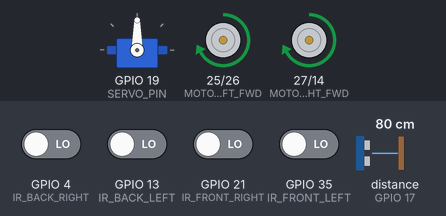
A sketch run on a simulated ESP32. On the bench: servo, motor-driver pin pairs drawn as motors (green arrow = first pin HIGH = forward, orange = second pin HIGH = backward, longer = more drive, scaled by the enable pin). Wiring (inferred from the names in the program): ultrasonic range finder: trigger GPIO 16; echo GPIO 17. Inputs (shaded band) come from the test bench; at power-on: GPIO 4 (IR_BACK_RIGHT), GPIO 13 (IR_BACK_LEFT), GPIO 21 (IR_FRONT_RIGHT), GPIO 35 (IR_FRONT_LEFT) LOW, distance to the obstacle (sensor on GPIO 17) 80 cm. The echo pulse lasts 58.3 µs per cm; random numbers use the default seed unless the sketch sets one; what the sketch prints to the serial monitor is not drawn.

Above: at 2.7 s.
2.8 s: distance to the obstacle (sensor on GPIO 17) set to 18 cm
4.3 s: distance to the obstacle (sensor on GPIO 17) set to 15 cm
At 4.9 s:
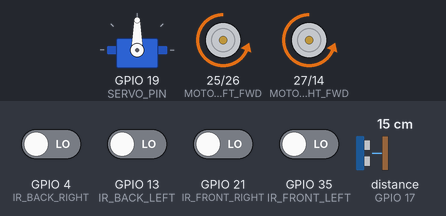
At 6.32 s:
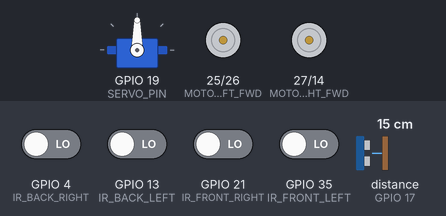
7.3 s: GPIO 4 (IR_BACK_RIGHT) driven HIGH
At 7.51 s:
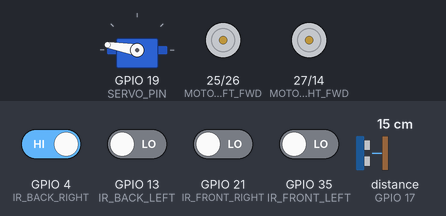
10.3 s: GPIO 4 (IR_BACK_RIGHT) driven LOW
At 12.1 s:
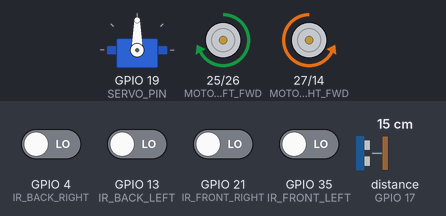
13.3 s: GPIO 13 (IR_BACK_LEFT) driven HIGH
16.3 s: GPIO 21 (IR_FRONT_RIGHT) driven HIGH
Timing chart, 0 to 19.1 s (numbered marks = the images above; inputs shaded):
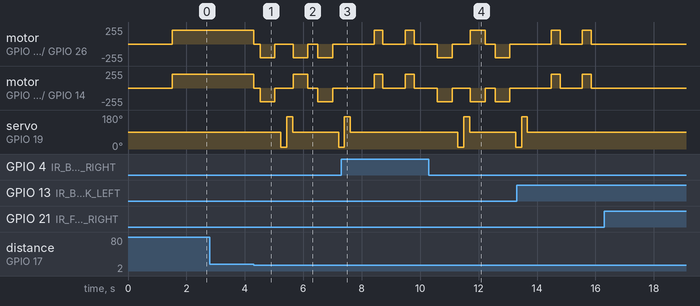

Measured:
- the behaviour switches between 17 and 16 cm on distance to the obstacle (sensor on GPIO 17) (found by bisection; images 0 and 1)
- after the input at 2.8 s, every drawn part: stays the same
- after the input at 10.3 s, servo on GPIO 19 (SERVO_PIN): 90° → 10° after 0.99 s, → 170° 0.20 s later, → 90° 0.20 s later, → 10° 1.6 s later

The sketch:

robot-v6.ino
```cpp
#include <Arduino.h>
#include <ESP32Servo.h>

// ==========================
// KONFIGURASI PIN TERATUR
// ==========================

// Motor Driver
#define MOTOR_LEFT_FWD    25
#define MOTOR_LEFT_BWD    26
#define MOTOR_RIGHT_FWD   27
#define MOTOR_RIGHT_BWD   14

// PWM Motor Enable
#define ENABLE_LEFT_PIN   32
#define ENABLE_RIGHT_PIN  33

// Sensor IR (Anti-Jatuh)
#define IR_FRONT_LEFT     35
#define IR_BACK_LEFT      13
#define IR_FRONT_RIGHT    21
#define IR_BACK_RIGHT     4

// Ultrasonik
#define TRIG              16
#define ECHO              17

// Servo
#define SERVO_PIN         19
Servo myServo;

// ==========================
// KONSTANTA SISTEM
// ==========================
#define MAX_PWM_DUTY      255
#define SPEED_FORWARD     210
#define SPEED_REVERSE     210
#define SAFE_DISTANCE_CM  15
#define SENSOR_TIMEOUT    999
#define PWM_FREQ          5000
#define PWM_RESOLUTION    8
#define TURN_DURATION     500
#define REVERSE_DURATION  500
#define STOP_DELAY        200    // Waktu berhenti sebelum melakukan tindakan

// Untuk menghindari busy waiting
unsigned long lastSensorCheck = 0;
const unsigned long SENSOR_CHECK_INTERVAL = 50;

// Untuk smooth acceleration
int currentSpeed = 0;
const int ACCEL_STEP = 15;           // Diturunkan dari 25
const int ACCEL_DELAY = 3;           // Diturunkan dari 5

// Variabel status
bool isMotorRunning = false;
bool isOnSurface = true;
bool wasRobotLifted = false;         // Flag untuk menandai jika robot diangkat
bool isMovingBackward = false;       // Flag untuk menandai jika robot sedang bergerak mundur
unsigned long lastObstacleTime = 0;
const unsigned long OBSTACLE_IGNORE_TIME = 500; // Prevent oscillation

// Forward declarations (tanpa default arguments)
void setMotorSpeed(int leftSpeed, int rightSpeed);
void stopMotors();
void moveForward(bool smooth);
void moveBackward();
void turnLeft();
void turnRight();
void gradualForward(int duration);
long getDistance();
long getStableDistance();
bool checkOnSurface();
void antiFallAvoidance();
void obstacleAvoidance();
bool checkLedgeDetected();

// ==========================
// SENSOR JARAK
// ==========================
long getDistance() {
  digitalWrite(TRIG, LOW);
  delayMicroseconds(2);
  digitalWrite(TRIG, HIGH);
  delayMicroseconds(10);
  digitalWrite(TRIG, LOW);
  long duration = pulseIn(ECHO, HIGH, 20000); // Reduced timeout
  if (duration == 0 || duration > 20000) return SENSOR_TIMEOUT;
  return duration * 0.034 / 2;
}

long getStableDistance() {
  // Take only 2 readings and average for faster response
  long dist = getDistance();
  return dist;  // Return single reading for faster response
}

// ==========================
// FUNGSI MOTOR
// ==========================
void setMotorSpeed(int leftSpeed, int rightSpeed) {
  ledcWrite(ENABLE_LEFT_PIN, constrain(leftSpeed, 0, MAX_PWM_DUTY));
  ledcWrite(ENABLE_RIGHT_PIN, constrain(rightSpeed, 0, MAX_PWM_DUTY));

  // Track if motors are running
  isMotorRunning = (leftSpeed > 0 || rightSpeed > 0);
  currentSpeed = max(leftSpeed, rightSpeed);
}

void stopMotors() {
  digitalWrite(MOTOR_LEFT_FWD, LOW);
  digitalWrite(MOTOR_LEFT_BWD, LOW);
  digitalWrite(MOTOR_RIGHT_FWD, LOW);
  digitalWrite(MOTOR_RIGHT_BWD, LOW);
  setMotorSpeed(0, 0);
  currentSpeed = 0;
  isMovingBackward = false;
  Serial.println("Motors stopped");
}

// Default argument hanya di definisi fungsi, tidak di deklarasi
void moveForward(bool smooth = true) {
  // Reset backward movement flag
  isMovingBackward = false;

  digitalWrite(MOTOR_LEFT_FWD, HIGH);
  digitalWrite(MOTOR_LEFT_BWD, LOW);
  digitalWrite(MOTOR_RIGHT_FWD, HIGH);
  digitalWrite(MOTOR_RIGHT_BWD, LOW);

  if (smooth && currentSpeed < SPEED_FORWARD) {
    // Mulai dari kecepatan yang lebih rendah untuk smoother acceleration
    int startSpeed = max(currentSpeed, 100);
    for (int pwm = startSpeed; pwm <= SPEED_FORWARD; pwm += ACCEL_STEP) {
      // Check for ledge during acceleration
      if (checkLedgeDetected()) {
        stopMotors();
        Serial.println("Ledge detected during forward acceleration - stopping");
        return;
      }
      setMotorSpeed(pwm, pwm);
      delay(ACCEL_DELAY);
    }
  } else {
    setMotorSpeed(SPEED_FORWARD, SPEED_FORWARD);
  }

  Serial.println("Moving forward with speed: " + String(SPEED_FORWARD));
}

void moveBackward() {
  // Set flag to indicate backward movement
  isMovingBackward = true;

  digitalWrite(MOTOR_LEFT_FWD, LOW);
  digitalWrite(MOTOR_LEFT_BWD, HIGH);
  digitalWrite(MOTOR_RIGHT_FWD, LOW);
  digitalWrite(MOTOR_RIGHT_BWD, HIGH);

  // PERUBAHAN: Smooth deceleration sebelum reverse
  int startSpeed = min(120, SPEED_REVERSE);
  setMotorSpeed(startSpeed, startSpeed);

  // Percepat secara bertahap hingga kecepatan penuh
  for (int pwm = startSpeed; pwm <= SPEED_REVERSE; pwm += ACCEL_STEP) {
    // Check for ledge during acceleration when moving backward
    if (checkLedgeDetected()) {
      stopMotors();
      Serial.println("Ledge detected during backward acceleration - stopping");
      return;
    }
    setMotorSpeed(pwm, pwm);
    delay(ACCEL_DELAY);
  }

  Serial.println("Moving backward with speed: " + String(SPEED_REVERSE));
}

void turnLeft() {
  // Reset backward movement flag
  isMovingBackward = false;

  digitalWrite(MOTOR_LEFT_FWD, LOW);
  digitalWrite(MOTOR_LEFT_BWD, HIGH);
  digitalWrite(MOTOR_RIGHT_FWD, HIGH);
  digitalWrite(MOTOR_RIGHT_BWD, LOW);

  // PERUBAHAN: Smooth acceleration untuk belok
  int startSpeed = 100;
  for (int pwm = startSpeed; pwm <= SPEED_FORWARD; pwm += ACCEL_STEP) {
    // Check for ledge during turning
    if (checkLedgeDetected()) {
      stopMotors();
      Serial.println("Ledge detected during left turn - stopping");
      return;
    }
    setMotorSpeed(pwm, pwm);
    delay(ACCEL_DELAY);
  }
}

void turnRight() {
  // Reset backward movement flag
  isMovingBackward = false;

  digitalWrite(MOTOR_LEFT_FWD, HIGH);
  digitalWrite(MOTOR_LEFT_BWD, LOW);
  digitalWrite(MOTOR_RIGHT_FWD, LOW);
  digitalWrite(MOTOR_RIGHT_BWD, HIGH);

  // PERUBAHAN: Smooth acceleration untuk belok
  int startSpeed = 100;
  for (int pwm = startSpeed; pwm <= SPEED_FORWARD; pwm += ACCEL_STEP) {
    // Check for ledge during turning
    if (checkLedgeDetected()) {
      stopMotors();
      Serial.println("Ledge detected during right turn - stopping");
      return;
    }
    setMotorSpeed(pwm, pwm);
    delay(ACCEL_DELAY);
  }
}

// Improved gradual acceleration forward
void gradualForward(int duration) {
  // Reset backward movement flag
  isMovingBackward = false;

  digitalWrite(MOTOR_LEFT_FWD, HIGH);
  digitalWrite(MOTOR_LEFT_BWD, LOW);
  digitalWrite(MOTOR_RIGHT_FWD, HIGH);
  digitalWrite(MOTOR_RIGHT_BWD, LOW);

  // Start from a lower speed for smoother acceleration
  for (int pwm = 100; pwm <= SPEED_FORWARD; pwm += ACCEL_STEP) {
    // Check for ledge during acceleration
    if (checkLedgeDetected()) {
      stopMotors();
      Serial.println("Ledge detected during gradual forward - stopping");
      return;
    }
    setMotorSpeed(pwm, pwm);
    delay(ACCEL_DELAY);
  }

  if (duration > 0) {
    unsigned long startTime = millis();
    while (millis() - startTime < duration) {
      // Check for ledge during the duration
      if (checkLedgeDetected()) {
        stopMotors();
        Serial.println("Ledge detected during timed movement - stopping");
        return;
      }
      delay(10); // Small delay to avoid excessive checking
    }
  }
}

// ==========================
// ANTI-JATUH
// ==========================

// Fungsi untuk memeriksa apakah robot berada di atas permukaan
bool checkOnSurface() {
  int fl = digitalRead(IR_FRONT_LEFT);
  int fr = digitalRead(IR_FRONT_RIGHT);
  int bl = digitalRead(IR_BACK_LEFT);
  int br = digitalRead(IR_BACK_RIGHT);

  // PENTING: Untuk sensor IR ini:
  // LOW = sensor mendeteksi permukaan (normal, aman)
  // HIGH = sensor tidak mendeteksi permukaan (tepi atau diangkat)

  // Jika semua sensor HIGH, robot kemungkinan diangkat
  if (fl == HIGH && fr == HIGH && bl == HIGH && br == HIGH) {
    return false;
  }
  return true;
}

// New function to check if any ledge is detected
bool checkLedgeDetected() {
  int fl = digitalRead(IR_FRONT_LEFT);
  int fr = digitalRead(IR_FRONT_RIGHT);
  int bl = digitalRead(IR_BACK_LEFT);
  int br = digitalRead(IR_BACK_RIGHT);

  // PENTING: Untuk sensor IR ini:
  // LOW = sensor mendeteksi permukaan (normal, aman)
  // HIGH = sensor tidak mendeteksi permukaan (tepi atau diangkat)

  // Any sensor being HIGH means danger - stop immediately
  if (fl == HIGH || fr == HIGH || bl == HIGH || br == HIGH) {
    // Log specific detection for debugging
    if (isMovingBackward && (bl == HIGH || br == HIGH)) {
      Serial.println("⚠ Ledge detected at back during backward movement!");
    }
    else if (!isMovingBackward && (fl == HIGH || fr == HIGH)) {
      Serial.println("⚠ Ledge detected at front during forward movement!");
    }
    else {
      Serial.println("⚠ Ledge detected - immediate stop required!");
    }
    return true;
  }

  // Always check for all sensors being HIGH (robot lifted)
  if (fl == HIGH && fr == HIGH && bl == HIGH && br == HIGH) {
    Serial.println("⚠ All sensors HIGH - robot likely lifted!");
    return true;
  }

  return false;
}

// PERUBAHAN: Dimodifikasi agar berhenti dulu sebelum memperbaiki posisi
void antiFallAvoidance() {
  int fl = digitalRead(IR_FRONT_LEFT);
  int fr = digitalRead(IR_FRONT_RIGHT);
  int bl = digitalRead(IR_BACK_LEFT);
  int br = digitalRead(IR_BACK_RIGHT);

  // PERUBAHAN: Pastikan motor berhenti dulu
  stopMotors();
  delay(STOP_DELAY);  // Berikan waktu untuk benar-benar berhenti

  // Jika semua sensor HIGH, robot diangkat
  if (fl == HIGH && fr == HIGH && bl == HIGH && br == HIGH) {
    Serial.println("⚠ EMERGENCY STOP! Robot diangkat!");
    wasRobotLifted = true;  // Set flag untuk menandai robot diangkat
    return;
  }

  // Hindari tepi jika terdeteksi saat mundur
  if (isMovingBackward && (bl == HIGH || br == HIGH)) {
    Serial.println("⚠ Tepi belakang terdeteksi saat mundur! Berhenti!");
    stopMotors();
    delay(STOP_DELAY);
    return;
  }

  if (fl == HIGH && fr == HIGH) {
    Serial.println("⚠ Tepi depan ganda! Mundur & belok kanan");
    moveBackward(); delay(400);
    stopMotors(); delay(100);  // PERUBAHAN: Berhenti sejenak
    turnRight(); delay(TURN_DURATION);
    stopMotors(); delay(100);  // PERUBAHAN: Berhenti sejenak
    moveForward(true);
  }
  else if (bl == HIGH && br == HIGH) {
    Serial.println("⚠ Tepi belakang ganda! Maju & belok kiri");
    moveForward(false); delay(400);
    stopMotors(); delay(100);  // PERUBAHAN: Berhenti sejenak
    turnLeft(); delay(TURN_DURATION);
    stopMotors(); delay(100);  // PERUBAHAN: Berhenti sejenak
    moveForward(true);
  }
  else if (fl == HIGH) {
    Serial.println("⚠ Tepi depan kiri! Mundur & belok kanan");
    moveBackward(); delay(300);
    stopMotors(); delay(100);  // PERUBAHAN: Berhenti sejenak
    turnRight(); delay(350);
    stopMotors(); delay(100);  // PERUBAHAN: Berhenti sejenak
    moveForward(true);
  }
  else if (fr == HIGH) {
    Serial.println("⚠ Tepi depan kanan! Mundur & belok kiri");
    moveBackward(); delay(300);
    stopMotors(); delay(100);  // PERUBAHAN: Berhenti sejenak
    turnLeft(); delay(350);
    stopMotors(); delay(100);  // PERUBAHAN: Berhenti sejenak
    moveForward(true);
  }
  else if (bl == HIGH) {
    Serial.println("⚠ Tepi belakang kiri! Maju & belok kanan");
    moveForward(false); delay(300);
    stopMotors(); delay(100);  // PERUBAHAN: Berhenti sejenak
    turnRight(); delay(350);
    stopMotors(); delay(100);  // PERUBAHAN: Berhenti sejenak
    moveForward(true);
  }
  else if (br == HIGH) {
    Serial.println("⚠ Tepi belakang kanan! Maju & belok kiri");
    moveForward(false); delay(300);
    stopMotors(); delay(100);  // PERUBAHAN: Berhenti sejenak
    turnLeft(); delay(350);
    stopMotors(); delay(100);  // PERUBAHAN: Berhenti sejenak
    moveForward(true);
  }
}

// ==========================
// OBSTACLE AVOIDANCE
// ==========================
void obstacleAvoidance() {
  // Check if we recently handled an obstacle to prevent rapid back-and-forth
  if (millis() - lastObstacleTime < OBSTACLE_IGNORE_TIME) {
    return;
  }

  lastObstacleTime = millis();

  // PERUBAHAN: Pastikan berhenti dulu
  stopMotors();
  delay(STOP_DELAY);

  Serial.println("⛔ Obstacle! Mundur...");

  moveBackward(); delay(REVERSE_DURATION);
  stopMotors(); delay(STOP_DELAY);

  Serial.println("🔍 Scan kiri...");
  myServo.write(10); delay(200);
  long leftDist = getDistance();

  Serial.println("🔍 Scan kanan...");
  myServo.write(170); delay(200);
  long rightDist = getDistance();

  myServo.write(90);

  Serial.print("↙ Kiri: "); Serial.print(leftDist);
  Serial.print(" cm | ↘ Kanan: "); Serial.println(rightDist);

  if (leftDist == rightDist || abs(leftDist - rightDist) < 10) {
    Serial.println("🔄 Sama → belok acak");
    if (random(0, 2) == 0) turnLeft();
    else turnRight();
  } else if (leftDist > rightDist) {
    Serial.println("↩ Belok kiri");
    turnLeft();
  } else {
    Serial.println("↪ Belok kanan");
    turnRight();
  }

  delay(TURN_DURATION);
  stopMotors(); delay(100);  // PERUBAHAN: Berhenti sejenak
  moveForward(true);
}

// ==========================
// SETUP
// ==========================
void setup() {
  Serial.begin(115200);
  Serial.println("Robot starting...");

  pinMode(TRIG, OUTPUT);
  pinMode(ECHO, INPUT);

  pinMode(IR_FRONT_LEFT, INPUT);
  pinMode(IR_FRONT_RIGHT, INPUT);
  pinMode(IR_BACK_LEFT, INPUT);
  pinMode(IR_BACK_RIGHT, INPUT);

  pinMode(MOTOR_LEFT_FWD, OUTPUT);
  pinMode(MOTOR_LEFT_BWD, OUTPUT);
  pinMode(MOTOR_RIGHT_FWD, OUTPUT);
  pinMode(MOTOR_RIGHT_BWD, OUTPUT);

  ledcAttach(ENABLE_LEFT_PIN, PWM_FREQ, PWM_RESOLUTION);
  ledcAttach(ENABLE_RIGHT_PIN, PWM_FREQ, PWM_RESOLUTION);

  // Pastikan motor speed dimulai dengan 0
  setMotorSpeed(0, 0);

  myServo.attach(SERVO_PIN);
  myServo.write(90);  // posisi tengah

  randomSeed(analogRead(34));

  // Pastikan robot dimulai dalam keadaan berhenti
  stopMotors();
  delay(500);

  Serial.println("Robot ready!");

  // Berikan delay tambahan sebelum robot mulai bergerak
  delay(1000);

  // Inisialisasi timer pertama kali
  lastSensorCheck = millis();

  Serial.println("Robot starting movement!");

  // PERUBAHAN: Langsung bergerak maju saat startup
  moveForward(true);
}

// ==========================
// LOOP UTAMA
// ==========================
void loop() {
  // Gunakan millis() untuk non-blocking timing
  unsigned long currentMillis = millis();

  if (currentMillis - lastSensorCheck >= SENSOR_CHECK_INTERVAL) {
    lastSensorCheck = currentMillis;

    // Baca status semua sensor IR
    int fl = digitalRead(IR_FRONT_LEFT);
    int fr = digitalRead(IR_FRONT_RIGHT);
    int bl = digitalRead(IR_BACK_LEFT);
    int br = digitalRead(IR_BACK_RIGHT);

    // Debug less frequently to reduce serial overhead
    if (currentMillis % 500 == 0) {
      Serial.print("IR FL: "); Serial.print(fl);
      Serial.print(" FR: "); Serial.print(fr);
      Serial.print(" BL: "); Serial.print(bl);
      Serial.print(" BR: "); Serial.println(br);
    }

    // PERUBAHAN: Cek apakah wasRobotLifted flag aktif
    if (wasRobotLifted) {
      // Reset flag
      wasRobotLifted = false;

      // Periksa apakah masih diangkat
      if (!(fl == HIGH && fr == HIGH && bl == HIGH && br == HIGH)) {
        Serial.println("🔄 Robot dikembalikan ke permukaan! Melanjutkan pergerakan...");
        delay(500);  // Tunggu sebentar sebelum mulai bergerak
        moveForward(true);  // Langsung maju
      }
    }

    // Jika SEMUA sensor HIGH, robot diangkat
    if (fl == HIGH && fr == HIGH && bl == HIGH && br == HIGH) {
      if (isMotorRunning) {  // Hanya menampilkan pesan jika motor sedang berputar
        Serial.println("⚠⚠⚠ ROBOT DIANGKAT! EMERGENCY STOP! ⚠⚠⚠");
        stopMotors();
        delay(100);
        wasRobotLifted = true;  // Set flag
      }
      return;
    }

    // Cek untuk SEMUA jenis pergerakan (maju atau mundur)
    // Jika ada sensor yang HIGH (mendeteksi tepi), berhenti dan buat keputusan
    if (fl == HIGH || fr == HIGH || bl == HIGH || br == HIGH) {
      Serial.println("‼ Deteksi tepi – STOP!");

      // Jika robot bergerak mundur dan sensor belakang mendeteksi tepi, berhenti saja
      if (isMovingBackward && (bl == HIGH || br == HIGH)) {
        Serial.println("⚠ Terdeteksi tepi saat mundur! Berhenti!");
        stopMotors();
        delay(STOP_DELAY);
        // Lakukan koreksi dengan bergerak maju sedikit
        moveForward(false); delay(200);
        stopMotors();
      } else {
        // Untuk kasus lain, lakukan anti-fall avoidance normal
        antiFallAvoidance();
      }
      return;
    }

    // Only check distance if we're not in recovery mode from a recent obstacle
    if (millis() - lastObstacleTime >= OBSTACLE_IGNORE_TIME) {
      long frontDist = getDistance();

      // Debug distance less frequently
      if (currentMillis % 500 == 0) {
        Serial.print("Ultrasonik: "); Serial.print(frontDist); Serial.println(" cm");
      }

      if (frontDist >= SENSOR_TIMEOUT) {
        // Handle sensor timeout more gracefully - keep moving if already moving
        if (!isMotorRunning) {
          Serial.println("⚠ Sensor timeout - continuing current action");
          moveForward(true);  // PERUBAHAN: Bergerak maju jika tidak bergerak
        }
      } else if (frontDist <= SAFE_DISTANCE_CM) {
        obstacleAvoidance();
      } else if (!isMotorRunning) {
        // Only call moveForward if we're not already moving
        Serial.println("✅ Jalan maju");
        moveForward(true);
      }
    }
  }
}
```
